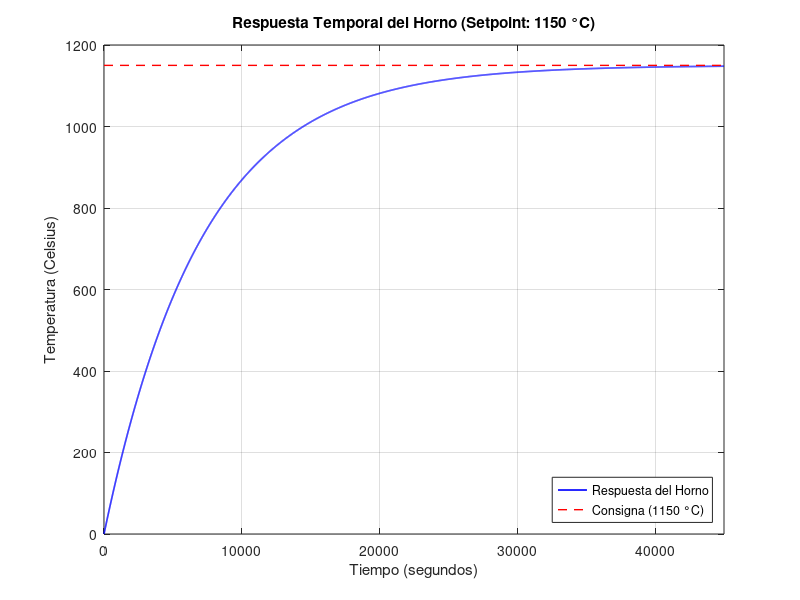

Recreate this plot in MATLAB.
pkg load control
clc; clear all; close all;

% 1. Variables
s = tf('s');
K = 226.2;
tau = 7212.01;

G = K / (tau*s + 1);
C_pre = (tau*s + 1) / (tau*s); % Ti = tau

% 2. Lazo Abierto y Simplificacion
FTLA = C_pre * G;
FTLA_red = minreal(FTLA);

disp('------------------------------------------');
disp('1. Funcion de Lazo Abierto sin Kp (L''(s)):');
FTLA_red
disp('------------------------------------------');

% 3. Calculo de Kp (Condicion de modulo considerando la realimentacion)
ts_deseado = 28400;
s1 = -4 / ts_deseado; % Polo objetivo s = -0.00014085

fprintf('Ubicacion del polo objetivo s1: %.8f\n', s1);

% Respuesta en frecuencia de la trayectoria directa sin Kp en s1
val_FTLA_s1 = 0.03136 / abs(s1);

% Condicion de modulo real para lazo no unitario: Kp * |FTLA(s1) * K_s| = 1
K_s = 0.00435;
Kp = 1 / (val_FTLA_s1 * K_s);

fprintf('Ganancia Proporcional Kp Real: %.4f\n', Kp);
disp('------------------------------------------');

% 4. Lazo Cerrado Real
L = minreal(Kp * FTLA_red); % Trayectoria directa final compensada
disp('2. Trayectoria Directa Final Compensada (L(s)):');
L

T = minreal(feedback(L, K_s));
disp('3. Funcion de Lazo Cerrado Final (T(s)):');
T
disp('------------------------------------------');

% 5. Simulacion Real (Setpoint: 1150 °C -> Entrada al lazo: ~5 V)
T_objetivo = 1150;
K_s = 0.00435;
Voltios_entrada = T_objetivo * K_s;

t_sim = 0:10:45000;

figure(1);
[y, t_out] = step(Voltios_entrada * T, t_sim);

plot(t_out, y, 'b', 'LineWidth', 1.2);
hold on;

% Linea de consigna objetivo en 1150 °C
line([0 45000], [T_objetivo T_objetivo], 'Color', 'r', 'LineStyle', '--', 'LineWidth', 1.0);

grid on;
title(['Respuesta Temporal del Horno (Setpoint: ', num2str(T_objetivo), ' °C)']);
xlabel('Tiempo (segundos)');
ylabel('Temperatura (Celsius)');
legend('Respuesta del Horno', 'Consigna (1150 °C)', 'Location', 'southeast');
xlim([0 45000]);
hold off;

% 6. Verificacion final
idx_98 = find(y >= 0.98 * T_objetivo, 1);
fprintf('RESULTADOS FINALES:\n');
fprintf('Tiempo de asentamiento (ts) al 98%%: %.2f s\n', t_out(idx_98));
